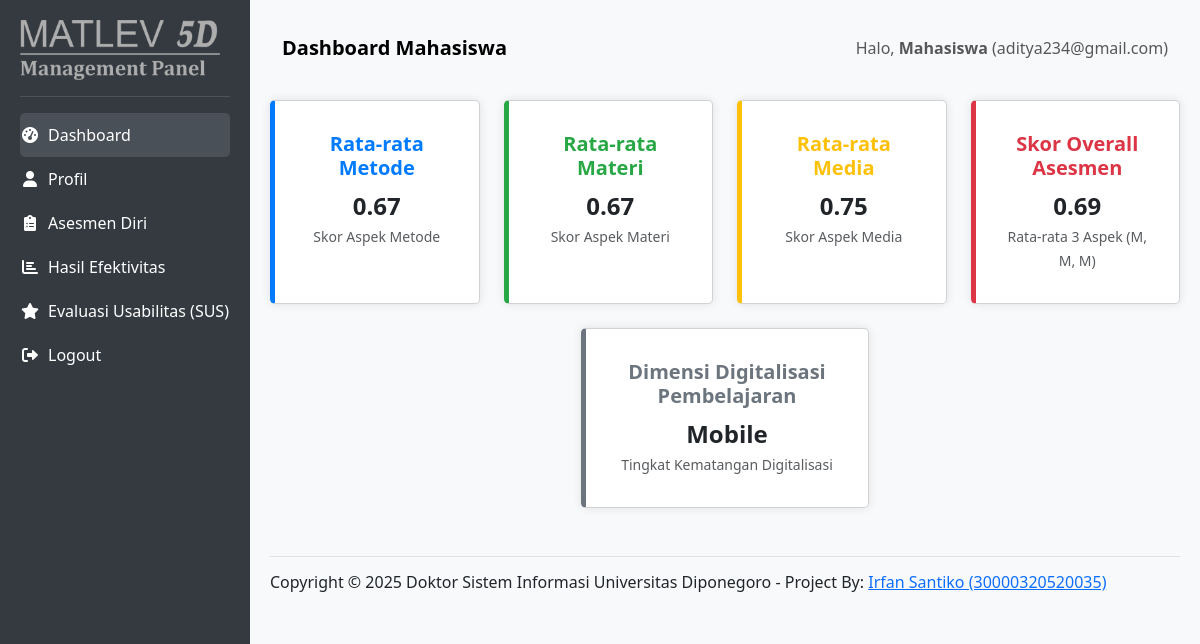
Page /views/mahasiswa/mahasiswa_dashboard.php (signed in) on the committed database.
### tables this page shows
CREATE TABLE `self_assessments_3m` (
  `id` int(11) NOT NULL,
  `user_id` int(11) NOT NULL,
  `course_id` int(11) DEFAULT NULL,
  `user_role_at_assessment` varchar(50) NOT NULL,
  `metode_score` decimal(5,2) NOT NULL,
  `materi_score` decimal(5,2) NOT NULL,
  `media_score` decimal(5,2) NOT NULL,
  `overall_3m_score` decimal(5,2) NOT NULL,
  `notes` text DEFAULT NULL,
  `classified_temus_id` int(11) NOT NULL,
  `assessment_date` date NOT NULL,
  `created_at` timestamp NULL DEFAULT current_timestamp()
);

CREATE TABLE `temus_dimensions` (
  `id` int(11) NOT NULL,
  `dimension_name` varchar(50) NOT NULL,
  `description` text DEFAULT NULL,
  `min_score` decimal(5,2) NOT NULL,
  `max_score` decimal(5,2) NOT NULL,
  `created_at` datetime NOT NULL DEFAULT current_timestamp(),
  `updated_at` datetime NOT NULL DEFAULT current_timestamp()
);

### views/mahasiswa/mahasiswa_dashboard.php (the view, shortened to what this page needs)
<?php
require_once '../../config/database.php';
$user_id = $_SESSION['user_id'];
$username = $_SESSION['username'];
$full_name = $_SESSION['full_name'] ?? 'Mahasiswa';
$self_assessment_scores = [
    'metode_score_avg' => 0,
    'materi_score_avg' => 0,
    'media_score_avg' => 0,
    'overall_score_avg' => 0,
    'dimension_name' => 'Belum Dinilai'
];
try {
    $stmt_avg_scores = $pdo->prepare("
        SELECT
            sa.metode_score,
            sa.materi_score,
            sa.media_score,
            sa.overall_3m_score,
            td.dimension_name
        FROM
            self_assessments_3m sa
        LEFT JOIN
            temus_dimensions td ON sa.classified_temus_id = td.id
        WHERE
            sa.user_id = :user_id
        ORDER BY
            sa.assessment_date DESC, sa.created_at DESC
        LIMIT 1
    ");
    $stmt_avg_scores->execute([':user_id' => $user_id]);
    $latest_assessment = $stmt_avg_scores->fetch(PDO::FETCH_ASSOC);
    if ($latest_assessment) {
        $self_assessment_scores['metode_score_avg'] = (float) $latest_assessment['metode_score'];
        $self_assessment_scores['materi_score_avg'] = (float) $latest_assessment['materi_score'];
        $self_assessment_scores['media_score_avg'] = (float) $latest_assessment['media_score'];
        $self_assessment_scores['overall_score_avg'] = (float) $latest_assessment['overall_3m_score'];
        $self_assessment_scores['dimension_name'] = $latest_assessment['dimension_name'] ?? 'Tidak Terdefinisi';
    } else {
        $message = "Anda belum melakukan asesmen diri. Silakan lakukan asesmen di menu 'Asesmen Diri'.";
    }
} catch (PDOException $e) {
    error_log("Error fetching self-assessment data for dashboard: " . $e->getMessage());
    $error = "Terjadi kesalahan saat memuat data asesmen diri: " . $e->getMessage();
}
?>
<!DOCTYPE html>
<html lang="en">
<head>
    <link href="https://cdn.jsdelivr.net/npm/bootstrap@5.3.3/dist/css/bootstrap.min.css" rel="stylesheet">
    <link rel="stylesheet" href="https://cdnjs.cloudflare.com/ajax/libs/font-awesome/6.0.0-beta3/css/all.min.css">
</head>
<body>
    <div id="sidebar">
        <img src="../../assets/img/mgpanel.png" alt="" width="200">
        <hr class="text-white-50">
        <ul class="nav flex-column">
            <li class="nav-item">
                <a class="nav-link active" href="mahasiswa_dashboard.php">
                    <i class="fas fa-fw fa-tachometer-alt me-2"></i>Dashboard
                </a>
            </li>
            <li class="nav-item">
                <a class="nav-link" href="mahasiswa_profile.php">
                    <i class="fas fa-fw fa-user me-2"></i>Profil
                </a>
            </li>
            <li class="nav-item">
                <a class="nav-link" href="mahasiswa_asesmen_diri.php">
                    <i class="fas fa-fw fa-clipboard-list me-2"></i>Asesmen Diri
                </a>
            </li>
			<li class="nav-item">
                <a class="nav-link" href="mahasiswa_effectiveness_results.php">
                    <i class="fas fa-fw fa-chart-bar me-2"></i>Hasil Efektivitas
                </a>
            </li>
			<li class="nav-item">
                <a class="nav-link" href="mahasiswa_sus_assessment.php">
                    <i class="fas fa-fw fa-star me-2"></i>Evaluasi Usabilitas (SUS)
                </a>
            </li>
            <li class="nav-item mt-auto">
                <a class="nav-link" href="../../logout.php">
                    <i class="fas fa-fw fa-sign-out-alt me-2"></i>Logout
                </a>
            </li>
        </ul>
    </div>
    <div id="content">
        <nav class="navbar navbar-expand-lg navbar-light bg-light rounded-3 mb-4">
            <div class="container-fluid">
                <a class="navbar-brand" href="#">Dashboard Mahasiswa</a>
                <span class="navbar-text ms-auto">
                    Halo, <strong><?php echo htmlspecialchars($full_name); ?></strong> (<?php echo htmlspecialchars($username); ?>)
                </span>
            </div>
        </nav>
        <div class="row mb-4">
            <div class="col-md-3 mb-4">
                <div class="card info-card">
                    <div class="card-body text-center">
                        <h5 class="card-title">Rata-rata Metode</h5>
                        <p class="card-text"><?php echo number_format($self_assessment_scores['metode_score_avg'], 2); ?></p>
                        <small class="text-muted">Skor Aspek Metode</small>
                    </div>
                </div>
            </div>
            <div class="col-md-3 mb-4">
                <div class="card info-card materi">
                    <div class="card-body text-center">
                        <h5 class="card-title">Rata-rata Materi</h5>
                        <p class="card-text"><?php echo number_format($self_assessment_scores['materi_score_avg'], 2); ?></p>
                        <small class="text-muted">Skor Aspek Materi</small>
                    </div>
                </div>
            </div>
            <div class="col-md-3 mb-4">
                <div class="card info-card media">
                    <div class="card-body text-center">
                        <h5 class="card-title">Rata-rata Media</h5>
                        <p class="card-text"><?php echo number_format($self_assessment_scores['media_score_avg'], 2); ?></p>
                        <small class="text-muted">Skor Aspek Media</small>
                    </div>
                </div>
            </div>
            <div class="col-md-3 mb-4">
                <div class="card info-card overall">
                    <div class="card-body text-center">
                        <h5 class="card-title">Skor Overall Asesmen</h5>
                        <p class="card-text"><?php echo number_format($self_assessment_scores['overall_score_avg'], 2); ?></p>
                        <small class="text-muted">Rata-rata 3 Aspek (M, M, M)</small>
                    </div>
                </div>
            </div>
            <div class="col-md-4 offset-md-4 mb-4"> <div class="card info-card dimension">
                    <div class="card-body text-center">
                        <h5 class="card-title">Dimensi Digitalisasi Pembelajaran</h5>
                        <p class="card-text fs-4 fw-bold"><?php echo htmlspecialchars($self_assessment_scores['dimension_name']); ?></p>
                        <small class="text-muted">Tingkat Kematangan Digitalisasi</small>
                    </div>
                </div>
            </div>
        </div>
        <footer class="d-flex flex-wrap justify-content-between align-items-center py-3 my-4 border-top">
            <h6 align="center">Copyright © 2025 Doktor Sistem Informasi Universitas Diponegoro - Project By: <a
                    href="mailto:irfan.santiko@amikompurwokerto.ac.id" target="_blank">Irfan Santiko (30000320520035)</a>
            </h6>
        </footer>
    </div>
</body>
</html>

### views/mahasiswa/mahasiswa_dashboard.php (style rules this page uses)
body { display: flex; min-height: 100vh; background-color: #f8f9fa; }
#sidebar { width: 250px; background-color: #343a40; color: white; padding: 20px; flex-shrink: 0; }
#sidebar a { color: white; text-decoration: none; padding: 10px 0; display: block; border-radius: 5px; transition: background-color 0.3s; }
#sidebar a:hover, #sidebar a.active { background-color: #495057; }
#content { flex-grow: 1; padding: 20px; }
.navbar-brand { font-weight: bold; }
.info-card { background-color: #ffffff; border-left: 5px solid #007bff; border-radius: 5px; padding: 15px; box-shadow: 0 0 10px rgba(0, 0, 0, 0.1); transition: transform 0.2s; height: 100%; }
.info-card.materi { border-left-color: #28a745; }
.info-card.media { border-left-color: #ffc107; }
.info-card.overall { border-left-color: #dc3545; }
.info-card.dimension { border-left-color: #6c757d; }
.info-card h5 { color: #007bff; font-weight: bold; }
.info-card.materi h5 { color: #28a745; }
.info-card.media h5 { color: #ffc107; }
.info-card.overall h5 { color: #dc3545; }
.info-card.dimension h5 { color: #6c757d; }
.info-card p { font-size: 1.5em; margin-bottom: 0; font-weight: bold; }

### rows in the picture
self_assessments_3m: media_score "0.75", overall_3m_score "0.69", classified_temus.dimension_name "Mobile"

### other values in the picture
$full_name "Mahasiswa"
$username "aditya234@gmail.com"
$self_assessment_scores['metode_score_avg'] "0.67"
$self_assessment_scores['materi_score_avg'] "0.67"
